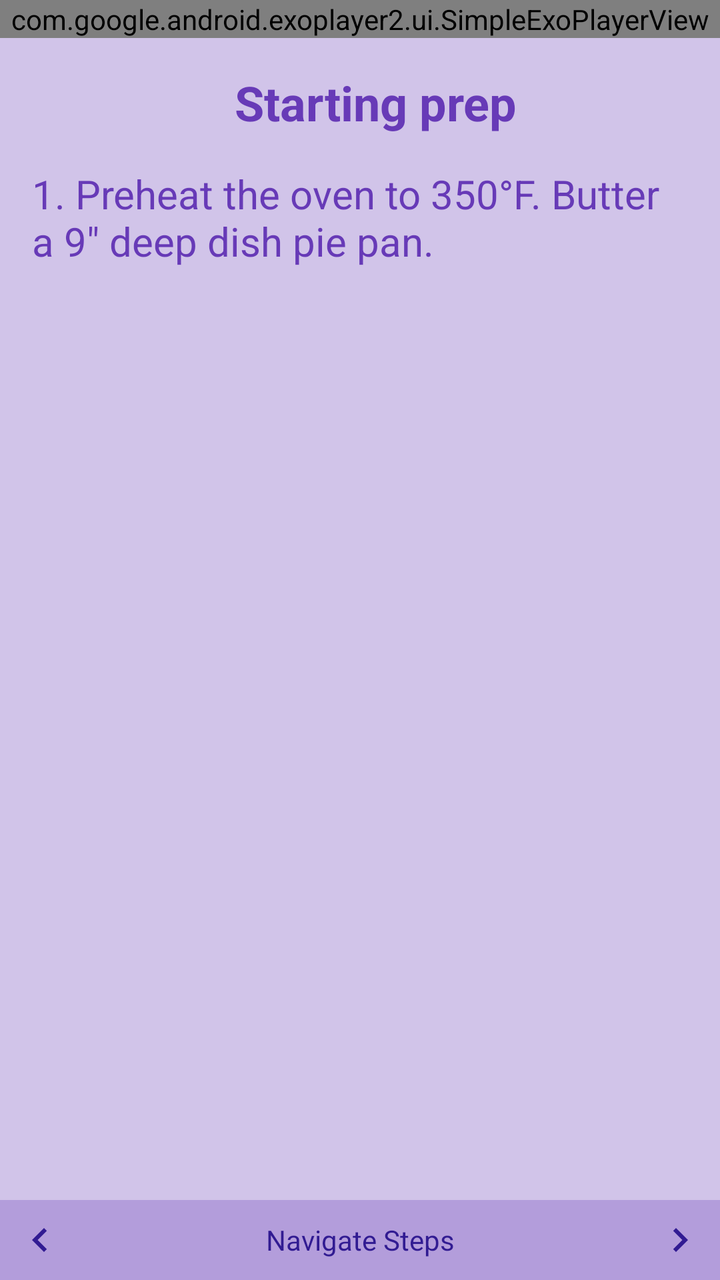
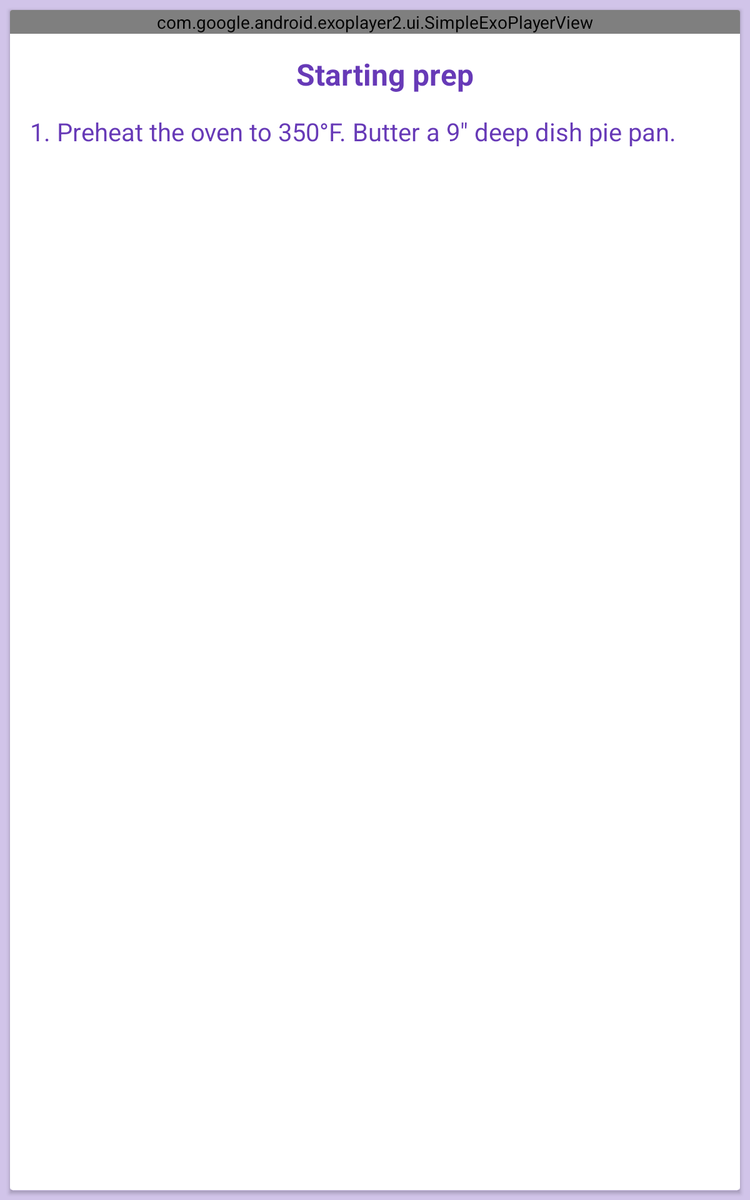

Compare how this app lays out the same screen by default and in its alternative resource folder. The renders come first, then the two layout files and the values they reference.
<!-- AndroidManifest.xml: application theme AppTheme -->
<!-- res/layout/fragment_single_step.xml -->
<?xml version="1.0" encoding="utf-8"?>
<LinearLayout
    xmlns:android="http://schemas.android.com/apk/res/android"
    android:layout_width="match_parent"
    android:layout_height="match_parent"
    xmlns:tools="http://schemas.android.com/tools"
    xmlns:app="http://schemas.android.com/apk/res-auto"
    android:orientation="vertical">

    <com.google.android.exoplayer2.ui.SimpleExoPlayerView
        android:id="@+id/player_view"
        android:layout_width="match_parent"
        android:layout_height="wrap_content"
        android:keepScreenOn="true"
        app:resize_mode="fixed_width"/>

    <TextView
        android:id="@+id/tv_single_step_short_desc"
        style="@style/title_text"
        android:paddingTop="@dimen/padding_list_item_M"
        android:paddingLeft="@dimen/padding_list_item_M"
        android:paddingStart="@dimen/padding_list_item_M"
        android:layout_gravity="center_horizontal"
        tools:text="@string/placeholder_step_short_description"/>

    <ScrollView
        android:layout_width="match_parent"
        android:layout_height="0dp"
        android:layout_weight="5">

        <TextView
            android:id="@+id/tv_single_step_desc"
            style="@style/subtitle_text"
            tools:text="@string/placeholder_step_description"/>
    </ScrollView>

    <LinearLayout
        android:layout_width="match_parent"
        android:layout_height="wrap_content"
        android:background="@color/navigation_bar"
        android:orientation="horizontal">

        <ImageView
            android:id="@+id/iv_previous"
            android:layout_width="@dimen/navigation_arrow_size"
            android:layout_height="@dimen/navigation_arrow_size"
            android:padding="@dimen/padding_list_item_S"
            android:src="@drawable/ic_navigate_previous_24px"
            android:contentDescription="@string/desc_previous_btn"/>

        <TextView
            android:id="@+id/tv_navigate"
            android:layout_width="0dp"
            android:layout_height="wrap_content"
            android:text="@string/navigate_steps"
            android:textColor="@color/colorPrimaryDark"
            android:layout_gravity="center"
            android:gravity="center"
            android:layout_weight="1"/>

        <ImageView
            android:id="@+id/iv_next"
            android:layout_width="@dimen/navigation_arrow_size"
            android:layout_height="@dimen/navigation_arrow_size"
            android:padding="@dimen/padding_list_item_S"
            android:src="@drawable/ic_navigate_next_24px"
            android:contentDescription="@string/desc_next_btn"/>
    </LinearLayout>
</LinearLayout>
<!-- resources referenced by this layout -->
<resources>
  <color name="colorPrimaryDark">#311B92</color>
  <color name="navigation_bar">#B39DDB</color>
  <dimen name="navigation_arrow_size">40dp</dimen>
  <dimen name="padding_list_item_M">16dp</dimen>
  <dimen name="padding_list_item_S">8dp</dimen>
  <!-- drawable ic_navigate_next_24px (drawable) -->
  <vector android:autoMirrored="true" android:height="24dp"
      android:viewportHeight="24.0" android:viewportWidth="24.0"
      android:width="24dp" xmlns:android="http://schemas.android.com/apk/res/android">
      <path android:fillColor="@color/colorPrimaryDark"
            android:pathData="M10,6L8.59,7.41 13.17,12l-4.58,4.59L10,18l6,-6z"/>
  </vector>
  <!-- drawable ic_navigate_previous_24px (drawable) -->
  <vector android:autoMirrored="true" android:height="24dp"
      android:viewportHeight="24.0" android:viewportWidth="24.0"
      android:width="24dp" xmlns:android="http://schemas.android.com/apk/res/android">
      <path android:fillColor="@color/colorPrimaryDark"
            android:pathData="M15.41,7.41L14,6l-6,6 6,6 1.41,-1.41L10.83,12z"/>
  </vector>
  <string name="desc_next_btn">Button advancing to the recipe\'s next step</string>
  <string name="desc_previous_btn">Button advancing to the recipe\'s previous step</string>
  <string name="navigate_steps">Navigate Steps</string>
  <string name="placeholder_step_description">1. Preheat the oven to 350\u00b0F. Butter a 9\" deep dish pie pan.</string>
  <string name="placeholder_step_short_description">Starting prep</string>
  <style name="subtitle_text">
          <item name="android:layout_width">match_parent</item>
          <item name="android:layout_height">wrap_content</item>
          <item name="android:textSize">@dimen/list_titles</item>
          <item name="android:textColor">@color/colorPrimary</item>
          <item name="android:padding">@dimen/padding_list_item_M</item>
      </style>
  <style name="title_text">
          <item name="android:layout_width">wrap_content</item>
          <item name="android:layout_height">wrap_content</item>
          <item name="android:textSize">@dimen/titles</item>
          <item name="android:textStyle">bold</item>
          <item name="android:textColor">@color/colorPrimary</item>
      </style>
  <style name="AppTheme" parent="Theme.AppCompat.Light.NoActionBar">
          
          <item name="colorPrimary">@color/colorPrimary</item>
          <item name="colorPrimaryDark">@color/colorPrimaryDark</item>
          <item name="colorAccent">@color/colorAccent</item>
          <item name="android:windowBackground">@color/app_background</item>
          <item name="android:homeAsUpIndicator">@drawable/ic_home_as_up_24dp</item>
      </style>
  <dimen name="list_titles">20sp</dimen>
  <color name="colorPrimary">#673AB7</color>
  <dimen name="titles">24sp</dimen>
  <color name="colorAccent">#FFCC80</color>
  <color name="app_background">#D1C4E9</color>
</resources>
<!-- res/layout-sw600dp/fragment_single_step.xml (the repository's variant of the layout above) -->
<!-- drawn on a 7-inch tablet held upright -->
<?xml version="1.0" encoding="utf-8"?>
<android.support.v7.widget.CardView
    xmlns:android="http://schemas.android.com/apk/res/android"
    android:layout_width="match_parent"
    android:layout_height="match_parent"
    xmlns:tools="http://schemas.android.com/tools"
    xmlns:app="http://schemas.android.com/apk/res-auto"
    android:layout_margin="@dimen/padding_list_item_S">

    <LinearLayout
        android:layout_width="match_parent"
        android:layout_height="wrap_content"
        android:orientation="vertical"
        android:gravity="center">

        <com.google.android.exoplayer2.ui.SimpleExoPlayerView
            android:id="@+id/player_view"
            android:layout_width="match_parent"
            android:layout_height="wrap_content"
            android:keepScreenOn="true"
            app:resize_mode="fit"/>

        <TextView
            android:id="@+id/tv_single_step_short_desc"
            style="@style/title_text"
            android:paddingTop="@dimen/padding_list_item_M"
            android:paddingLeft="@dimen/padding_list_item_M"
            android:paddingStart="@dimen/padding_list_item_M"
            tools:text="@string/placeholder_step_short_description"/>

        <ScrollView
            android:layout_width="match_parent"
            android:layout_height="0dp"
            android:layout_weight="5">

            <TextView
                android:id="@+id/tv_single_step_desc"
                style="@style/subtitle_text"
                tools:text="@string/placeholder_step_description"/>
        </ScrollView>

        <LinearLayout
            android:layout_width="match_parent"
            android:layout_height="wrap_content"
            android:background="@color/navigation_bar"
            android:visibility="gone">

            <ImageView
                android:id="@+id/iv_previous"
                android:layout_width="wrap_content"
                android:layout_height="wrap_content"
                android:contentDescription="@string/desc_previous_btn"/>

            <TextView
                android:id="@+id/tv_navigate"
                android:layout_width="0dp"
                android:layout_height="wrap_content"
                android:text="@string/navigate_steps"
                android:textColor="@color/colorPrimaryDark"
                android:gravity="center_horizontal"/>

            <ImageView
                android:id="@+id/iv_next"
                android:layout_width="wrap_content"
                android:layout_height="wrap_content"
                android:contentDescription="@string/desc_next_btn"/>
        </LinearLayout>

    </LinearLayout>
</android.support.v7.widget.CardView>
<!-- resources referenced by the variant -->
<!-- as a 7-inch tablet held upright resolves them -->
<resources>
  <color name="colorPrimaryDark">#311B92</color>
  <color name="navigation_bar">#B39DDB</color>
  <dimen name="padding_list_item_M">16dp</dimen>
  <dimen name="padding_list_item_S">8dp</dimen>
  <string name="desc_next_btn">Button advancing to the recipe\'s next step</string>
  <string name="desc_previous_btn">Button advancing to the recipe\'s previous step</string>
  <string name="navigate_steps">Navigate Steps</string>
  <string name="placeholder_step_description">1. Preheat the oven to 350\u00b0F. Butter a 9\" deep dish pie pan.</string>
  <string name="placeholder_step_short_description">Starting prep</string>
  <style name="subtitle_text">
          <item name="android:layout_width">match_parent</item>
          <item name="android:layout_height">wrap_content</item>
          <item name="android:textSize">@dimen/list_titles</item>
          <item name="android:textColor">@color/colorPrimary</item>
          <item name="android:padding">@dimen/padding_list_item_M</item>
      </style>
  <style name="title_text">
          <item name="android:layout_width">wrap_content</item>
          <item name="android:layout_height">wrap_content</item>
          <item name="android:textSize">@dimen/titles</item>
          <item name="android:textStyle">bold</item>
          <item name="android:textColor">@color/colorPrimary</item>
      </style>
  <style name="AppTheme" parent="Theme.AppCompat.Light.NoActionBar">
          
          <item name="colorPrimary">@color/colorPrimary</item>
          <item name="colorPrimaryDark">@color/colorPrimaryDark</item>
          <item name="colorAccent">@color/colorAccent</item>
          <item name="android:windowBackground">@color/app_background</item>
          <item name="android:homeAsUpIndicator">@drawable/ic_home_as_up_24dp</item>
      </style>
  <dimen name="list_titles">20sp</dimen>
  <color name="colorPrimary">#673AB7</color>
  <dimen name="titles">24sp</dimen>
  <color name="colorAccent">#FFCC80</color>
  <color name="app_background">#D1C4E9</color>
</resources>
